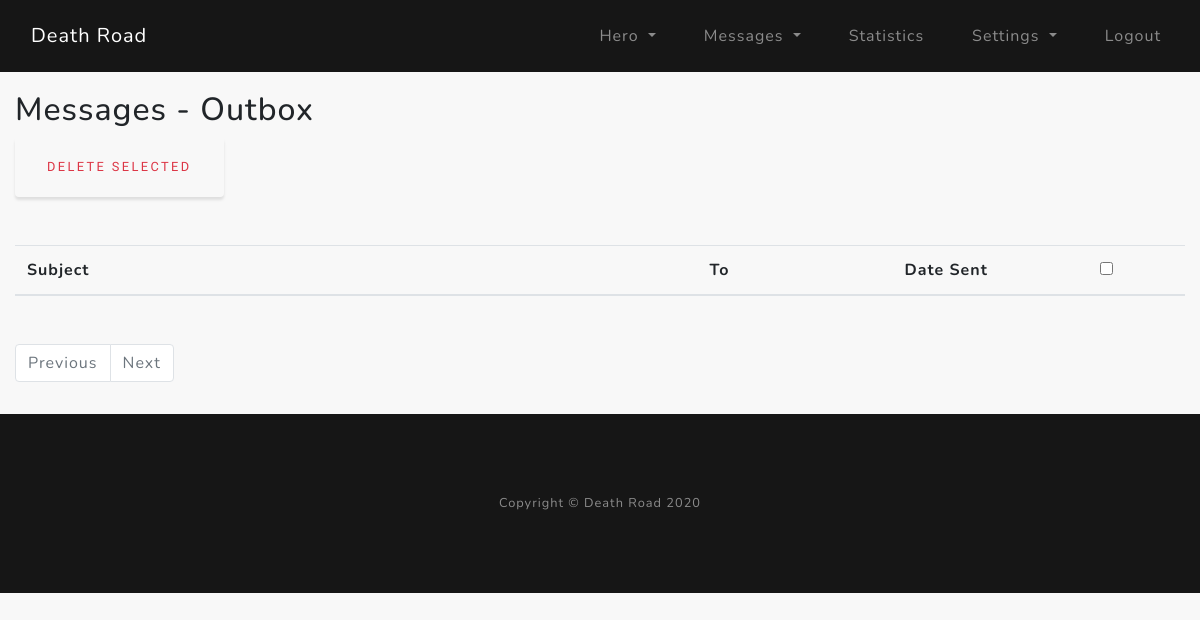
/msg_outbox (signed in), run on an earlier commit of the app's database.
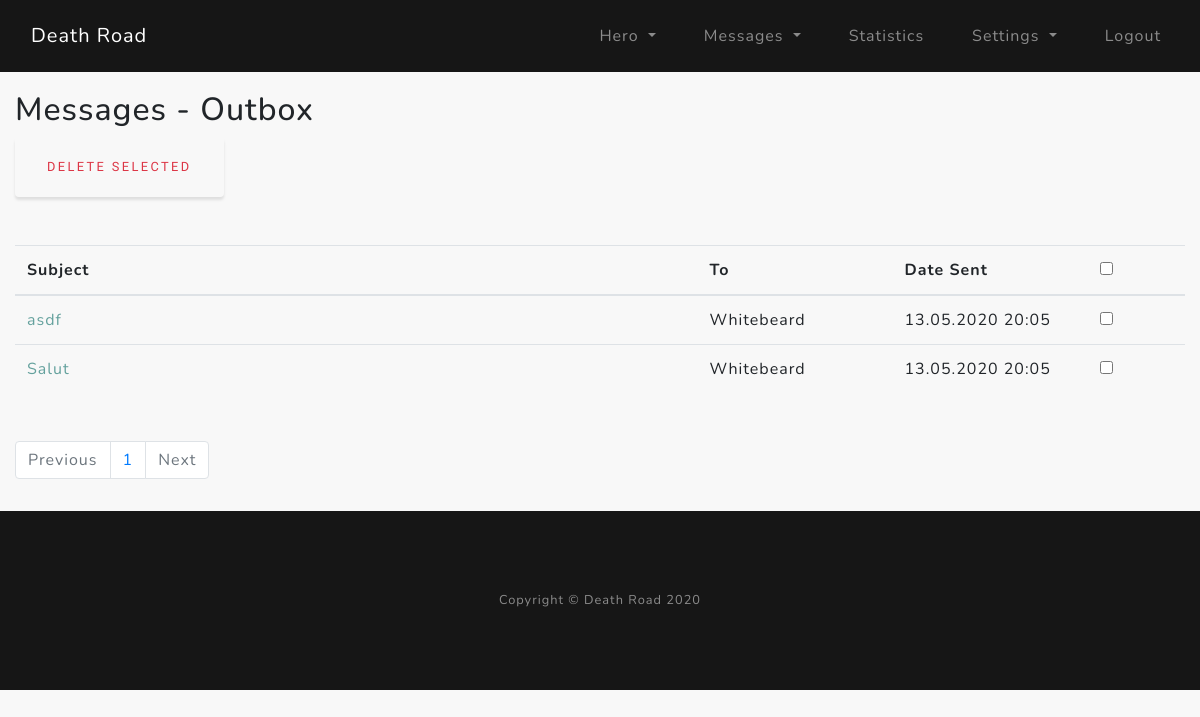
And on a later commit of the database.
### core/models.py (models this page shows)
class Messages(db.Model):
    __tablename__ = "messages"
    mid = Column(Integer, primary_key=True)  # message ID
    recipient = Column(String(32))  # recipient - user id from name
    sender = Column(String(32))  # sender - current user id
    subject_msg = Column(String(32))  # subject_msg - msg subject
    body_msg = Column(Text)  # body_msg - message body
    date = Column(DateTime)  # date - date sent
    seen = Column(Boolean)  # seen - message seen
    del_in = Column(Boolean)  # del_in - delete message from inbox
    del_out = Column(Boolean)  # del_out - delete message from outbox

### core/messages/routes.py (the view, shortened to what this page needs)
@msgs.route("/msg_outbox", methods=["POST", "GET"])
@login_required
def msg_outbox():
    page = request.args.get("page", 1, type=int)
    msg_per_page = User.query.get_or_404(current_user.id)
    msgs_sent = Messages.query. \
        order_by(Messages.date.desc()). \
        filter_by(sender=current_user.username, del_out=False). \
        paginate(page=page, per_page=msg_per_page.msg_per_page)
    next_page_button = url_for("msgs.msg_outbox", page=msgs_sent.next_num) if msgs_sent.next_num else None
    previous_page_button = url_for("msgs.msg_outbox", page=msgs_sent.prev_num) if msgs_sent.prev_num else None
    form = MessageMultipleDelete()
    return render_template("msg_outbox.html", msgs_sent=msgs_sent, next_page_button=next_page_button,
                           previous_page_button=previous_page_button, form=form)

### core/messages/forms.py
class MessageMultipleDelete(FlaskForm):
    multi_del = BooleanField()
    submit_del = SubmitField("Delete Selected")

### core/models.py (called while the page is built)
@login_manager.user_loader
def load_user(user_id):
    return User.query.get(int(user_id))

### core/templates/msg_outbox.html (shortened to what this page needs)
{% extends "layout.html" %}
{% block content %}
<section class="msg_outbox-section">
    <div class="container py-3">
        <div class="row">
            <div class="col-lg">
                <h2>Messages - Outbox</h2>
                <form method="post">
                    {{ form.submit_del(class="btn btn-outline-danger") }}
                    <table class="table table-hover my-5">
                        <thead>
                            <tr>
                                <th scope="col" class="col-md-7">Subject</th>
                                <th scope="col" class="col-md-2">To</th>
                                <th scope="col" class="col-md-2">Date Sent</th>
                                <th scope="col" class="col-md-1"><input type="checkbox" name="select_all" onclick="toggle(this)"></th>
                            </tr>
                        </thead>
                        <tbody>
                            {% for msgs_s in msgs_sent.items %}
                            <tr>
                                <td><a href="{{ url_for('msgs.msg_read', mid=msgs_s.mid) }}">{{ msgs_s.subject_msg }}</a></td>
                                <td>{{ msgs_s.recipient }}</td>
                                <td>{{ msgs_s.date.strftime("%d.%m.%Y %H:%m") }}</td>
                                <td>{{ form.multi_del(value=msgs_s.mid) }}</td>
                            </tr>
                            {% endfor %}
                        </tbody>
                    </table>
                </form>
                <nav aria-label="pagination">
                    <ul class="pagination">
                        {% if msgs_sent.prev_num != None %}
                            <li class="page-item"><a class="page-link"  href="{{ previous_page_button }}">Previous</a></li>
                        {% else %}
                            <li class="page-item disabled"><a class="page-link">Previous</a></li>
                        {% endif %}
                        {% for page_num in msgs_sent.iter_pages(left_edge=1, right_edge=1, left_current=1, right_current=2) %}
                            {% if page_num %}
                                {% if msgs_sent.page == page_num %}
                                    <li class="page-item"><a class="page-link"  href="{{ url_for('msgs.msg_outbox', page=page_num) }}">{{ page_num }}</a></li>
                                {% else %}
                                    <li class="page-item"><a class="page-link"  href="{{ url_for('msgs.msg_outbox', page=page_num) }}">{{ page_num }}</a></li>
                                {% endif %}
                            {% else %}
                                <span class="m-2"></span>
                            {% endif %}
                        {% endfor %}
                        {% if msgs_sent.next_num != None %}
                            <li class="page-item"><a class="page-link"  href="{{ next_page_button }}">Next</a></li>
                        {% else %}
                            <li class="page-item disabled"><a class="page-link">Next</a></li>
                        {% endif %}
                    </ul>
                </nav>
            </div>
        </div>
    </div>
</section>
{% endblock %}

What changed in the data, as far as the page shows it:
added Messages: subject_msg "asdf", recipient "Whitebeard", date "13.05.2020 20:05"
added Messages: subject_msg "Salut", recipient "Whitebeard", date "13.05.2020 20:05"
Also different on the page:
new list line: "1"
